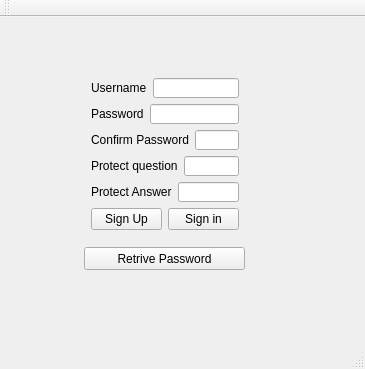
<?xml version="1.0" encoding="UTF-8"?>
<ui version="4.0">
 <class>MainWindow</class>
 <widget class="QMainWindow" name="MainWindow">
  <property name="enabled">
   <bool>true</bool>
  </property>
  <property name="geometry">
   <rect>
    <x>0</x>
    <y>0</y>
    <width>365</width>
    <height>369</height>
   </rect>
  </property>
  <property name="windowTitle">
   <string>MainWindow</string>
  </property>
  <widget class="QWidget" name="centralWidget">
   <widget class="QWidget" name="layoutWidget">
    <property name="geometry">
     <rect>
      <x>80</x>
      <y>50</y>
      <width>170</width>
      <height>174</height>
     </rect>
    </property>
    <layout class="QVBoxLayout" name="verticalLayout">
     <item>
      <layout class="QFormLayout" name="formLayout">
       <item row="0" column="0">
        <widget class="QLabel" name="label_1">
         <property name="enabled">
          <bool>true</bool>
         </property>
         <property name="text">
          <string>Username</string>
         </property>
        </widget>
       </item>
       <item row="0" column="1">
        <widget class="QLineEdit" name="lineEdit_1">
         <property name="enabled">
          <bool>true</bool>
         </property>
        </widget>
       </item>
       <item row="1" column="0" colspan="2">
        <layout class="QHBoxLayout" name="horizontalLayout_3">
         <item>
          <widget class="QLabel" name="label_2">
           <property name="text">
            <string>Password</string>
           </property>
          </widget>
         </item>
         <item>
          <widget class="QLineEdit" name="lineEdit_2"/>
         </item>
        </layout>
       </item>
       <item row="2" column="0" colspan="2">
        <layout class="QHBoxLayout" name="horizontalLayout_4">
         <item>
          <widget class="QLabel" name="label_3">
           <property name="text">
            <string>Confirm Password</string>
           </property>
          </widget>
         </item>
         <item>
          <widget class="QLineEdit" name="lineEdit_3"/>
         </item>
        </layout>
       </item>
       <item row="3" column="0" colspan="2">
        <layout class="QHBoxLayout" name="horizontalLayout">
         <item>
          <widget class="QLabel" name="label_4">
           <property name="text">
            <string>Protect question</string>
           </property>
          </widget>
         </item>
         <item>
          <widget class="QLineEdit" name="lineEdit_4"/>
         </item>
        </layout>
       </item>
       <item row="4" column="0" colspan="2">
        <layout class="QHBoxLayout" name="horizontalLayout_2">
         <item>
          <widget class="QLabel" name="label_5">
           <property name="text">
            <string>Protect Answer</string>
           </property>
          </widget>
         </item>
         <item>
          <widget class="QLineEdit" name="lineEdit_5"/>
         </item>
        </layout>
       </item>
      </layout>
     </item>
     <item>
      <layout class="QHBoxLayout" name="horizontalLayout_5">
       <item>
        <widget class="QPushButton" name="pushButton">
         <property name="text">
          <string>Sign Up</string>
         </property>
        </widget>
       </item>
       <item>
        <widget class="QPushButton" name="pushButton_2">
         <property name="text">
          <string>Sign in</string>
         </property>
        </widget>
       </item>
      </layout>
     </item>
    </layout>
   </widget>
   <widget class="QPushButton" name="pushButton_3">
    <property name="geometry">
     <rect>
      <x>84</x>
      <y>230</y>
      <width>161</width>
      <height>23</height>
     </rect>
    </property>
    <property name="text">
     <string>Retrive Password</string>
    </property>
   </widget>
  </widget>
  <widget class="QMenuBar" name="menuBar">
   <property name="geometry">
    <rect>
     <x>0</x>
     <y>0</y>
     <width>365</width>
     <height>23</height>
    </rect>
   </property>
  </widget>
  <widget class="QToolBar" name="mainToolBar">
   <attribute name="toolBarArea">
    <enum>TopToolBarArea</enum>
   </attribute>
   <attribute name="toolBarBreak">
    <bool>false</bool>
   </attribute>
  </widget>
  <widget class="QStatusBar" name="statusBar"/>
 </widget>
 <layoutdefault spacing="6" margin="11"/>
 <resources/>
 <connections/>
</ui>
